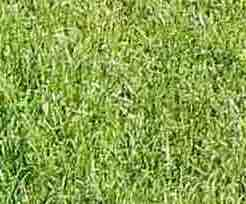
#> input picture excercises/images/image_1.jpg, 246 x 204 px; its folder holds 4 pictures in this run
$ python 31GettingHandsOnTheData.py
#> lines starting #> are read from the running program, lines starting #| are printed output that depends on the picture
import re
from os import listdir
from os.path import isfile, join

from PIL import Image
import matplotlib.pyplot as plt
import numpy as np


def get_source_image_file_names(base_dir=""):
    return [join(base_dir, f) for f in listdir(base_dir) if isfile(join(base_dir, f)) and re.match('image_[0-9]+\.jpg', f)]


def convert_image_to_average_rgb(path):
#> called with path = 'images/image_1.jpg'
    im = Image.open(path)
#> im is the input picture: PIL image 246x204 RGB; mean R, G, B 137.6, 164.2, 76.3
    width, height = im.size
#> width = 246; height = 204
    pixel_no = width * height
#> pixel_no = 50184
    rgb_im = im.convert('RGB')
    data = np.asarray(rgb_im).reshape((pixel_no, 3))
    rgb_sum = data.sum(axis=0)
#> rgb_sum = [6905280, 8238480, 3830241]
    rgb_average = rgb_sum / pixel_no
#> rgb_average = [137.6, 164.2, 76.32]
    reshaped_rgb_average = rgb_average.reshape((1,3))
#> reshaped_rgb_average = [[137.6, 164.2, 76.32]]
    return reshaped_rgb_average


def get_feature_matrix(N=55):
    # initialize the feature vector with zeros.

    ### STUDENT TASK ###
    ## Loop through each picture and each pixel and sum the RGB values into the feature vector matrix.
    ## At last, remember to divide each R, G and B sum with the total pixel count to get the average value.
    ## Hint: Most of the commands required for this task are in the 2.Dataset-section.
    # YOUR CODE HERE
    image_sources = np.array(get_source_image_file_names("images"))
    x_vec = np.array(list(map(lambda img: convert_image_to_average_rgb(img), image_sources))).reshape((N, 3))
#> call 2 of convert_image_to_average_rgb, with path = 'images/image_10.jpg'
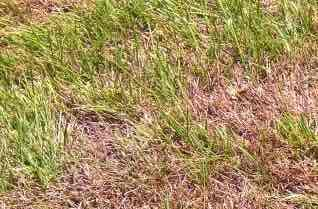
#> input picture excercises/images/image_10.jpg, 318 x 209 px
#> in convert_image_to_average_rgb, im is the input picture: PIL image 318x209 RGB; mean R, G, B 164.8, 141.2, 92.9
#> in convert_image_to_average_rgb (call 2), `rgb_sum = data.sum(axis=0)`: rgb_sum = [10952863, 9383707, 6174212]
#> in convert_image_to_average_rgb (call 2), `rgb_average = rgb_sum / pixel_no`: rgb_average = [164.8, 141.2, 92.9]
#> in convert_image_to_average_rgb (call 2), `reshaped_rgb_average = rgb_average.reshape((1,3))`: reshaped_rgb_average = [[164.8, 141.2, 92.9]]
#> call 3 of convert_image_to_average_rgb, with path = 'images/image_11.jpg'
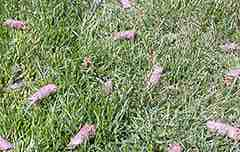
#> input picture excercises/images/image_11.jpg, 240 x 152 px
#> in convert_image_to_average_rgb, im is the input picture: PIL image 240x152 RGB; mean R, G, B 130.2, 144.5, 105.1
#> in convert_image_to_average_rgb (call 3), `rgb_sum = data.sum(axis=0)`: rgb_sum = [4750088, 5271084, 3833586]
#> in convert_image_to_average_rgb (call 3), `rgb_average = rgb_sum / pixel_no`: rgb_average = [130.2, 144.5, 105.1]
#> in convert_image_to_average_rgb (call 3), `reshaped_rgb_average = rgb_average.reshape((1,3))`: reshaped_rgb_average = [[130.2, 144.5, 105.1]]

    return x_vec


# [55 lines left out: functions get_labels, Visualize_data, not called in this run]


#> (the run stopped early here; a loop or call above may not have finished)
